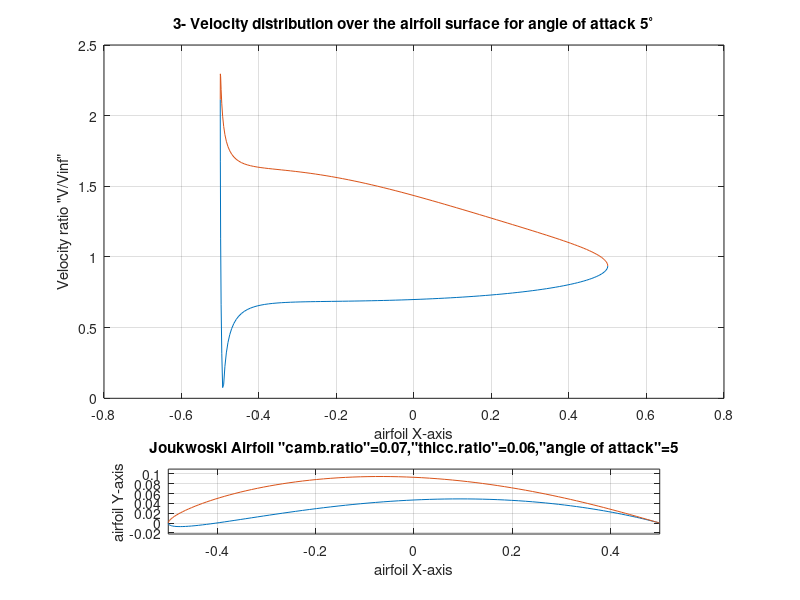

MATLAB code for this plot:
% Mohammed Khalid Gamal Ali / sec:2 / B.N:14 
% Solution of the flow past Joukowski airfoil
close all; clear all ; clc

%% Input data
V_inf = 100;                                    % Free stream velocity ( m/s)
Cord = 1;                                       % Chord length of the airfoil (m)
Max_Camber = 7 / 100;                           % max. camber to chord ratio
Max_Thiccness = 6 / 100;                        % max. thickness to chord ratio
A_O_A = 5;                                      % Angle of attack (deg)
Max_No_Of_Upper_points = 101;                   % Total number of points on the airfoil upper surface
Max_No_Of_Lower_points = 101;                   % Total number of points on the airfoil lower surface
%% Calculation of constants appearing in the equations
Sin_a = sind(A_O_A); 
Cos_a = cosd(A_O_A);
b = Cord / 4; e = Max_Thiccness / 1.3;          %Transformation Constant
Beta = 2 * Max_Camber; 
Cos_b = cos(Beta); 
Sin_b = sin(Beta);
a = b * (1 + e) / Cos_b; 
X_O = -b * e;
Y_O = a * Sin_b;
%% Calculation of the x & y coordinates and the velocity on the airfoil upper surface
for i=1:1:Max_No_Of_Upper_points
Theta = ( pi) * (i - 1) / (Max_No_Of_Upper_points - 1);
if (i == 1) ; Theta = .01 * pi / 180; end
Cos_theta = cos(Theta); 
Sin_theta = sin(Theta); 
X_1 = 2 * b * Cos_theta;
Y_1 = 2 * b * e * (1 - Cos_theta) * Sin_theta + 2 * b * Beta * Sin_theta^2;
X_Upper(i)=X_1; 
Y_Upper(i)=Y_1;
r = b * (1 + e * (1 - Cos_theta) + Beta * Sin_theta); 
X= r * Cos_theta; 
Y = r * Sin_theta;
X_dash = X - X_O; Y_dash = Y - Y_O; rd = sqrt(X_dash * X_dash + Y_dash * Y_dash);
cos_theta_dash = X_dash / rd; sin_theta_dash_A = Y_dash / rd;
cos_theta_dash_A = cos_theta_dash * Cos_a + sin_theta_dash_A * Sin_a; 
sin_theta_dash_A = sin_theta_dash_A * Cos_a - cos_theta_dash * Sin_a;
sinapb = Sin_a * Cos_b + Cos_a * Sin_b;
vrd = V_inf * (1 - (a * a / (rd * rd))) * cos_theta_dash_A;
vtd = -V_inf * ((1 + (a * a / (rd * rd))) * sin_theta_dash_A + 2 * (a / rd) * sinapb);
cos2t = Cos_theta * Cos_theta - Sin_theta * Sin_theta; sin2t = Sin_theta * Cos_theta + Cos_theta * Sin_theta;
TA = vrd * cos_theta_dash - vtd * sin_theta_dash_A; TB = -(vrd * sin_theta_dash_A + vtd * cos_theta_dash);
TC = 1 - ((b / r) ^ 2) * cos2t; TD = ((b / r) ^ 2) * sin2t;
V2 = (TA * TA + TB * TB) / (TC * TC + TD * TD); V = sqrt(V2); Va_Upper(i) =V/V_inf;
end
for i=1:1:Max_No_Of_Lower_points
Theta = pi + pi* (i - 1) / (Max_No_Of_Lower_points - 1);
if (i == Max_No_Of_Lower_points) Theta = 2 * pi - .01 * pi / 180; end
Cos_theta = cos(Theta); 
Sin_theta = sin(Theta); 
X_1 = 2 * b * Cos_theta;
Y_1 = 2 * b * e * (1 - Cos_theta) * Sin_theta + 2 * b * Beta * Sin_theta^2;
X_Lower(i)=X_1; 
Y_Lower(i)=Y_1;
r = b * (1 + e * (1 - Cos_theta) + Beta * Sin_theta); 
X= r * Cos_theta; 
Y = r * Sin_theta;
X_dash = X - X_O; Y_dash = Y - Y_O; rd = sqrt(X_dash * X_dash + Y_dash * Y_dash);
cos_theta_dash = X_dash / rd; sin_theta_dash_A = Y_dash / rd;
cos_theta_dash_A = cos_theta_dash * Cos_a + sin_theta_dash_A * Sin_a; 
sin_theta_dash_A = sin_theta_dash_A * Cos_a - cos_theta_dash * Sin_a;
sinapb = Sin_a * Cos_b + Cos_a * Sin_b;
vrd = V_inf * (1 - (a * a / (rd * rd))) * cos_theta_dash_A;
vtd = -V_inf * ((1 + (a * a / (rd * rd))) * sin_theta_dash_A + 2 * (a / rd) * sinapb);
cos2t = Cos_theta * Cos_theta - Sin_theta * Sin_theta; sin2t = Sin_theta * Cos_theta + Cos_theta * Sin_theta;
TA = vrd * cos_theta_dash - vtd * sin_theta_dash_A; TB = -(vrd * sin_theta_dash_A + vtd * cos_theta_dash);
TC = 1 - ((b / r) ^ 2) * cos2t; TD = ((b / r) ^ 2) * sin2t;
V2 = (TA * TA + TB * TB) / (TC * TC + TD * TD); V = sqrt(V2); Va_Lower(i) =V/V_inf;
end
figure
subplot(4,1,4);
plot (X_Lower,Y_Lower); hold on; grid on
plot (X_Upper,Y_Upper);
axis equal;
xlabel('airfoil X-axis')
ylabel('airfoil Y-axis')
title(['Joukwoski Airfoil "camb.ratio"=',num2str((Max_Camber)),',"thicc.ratio"=',num2str((Max_Thiccness)),',"angle of attack"=',num2str((A_O_A)),''])
subplot(4,1,1:3);
plot (X_Lower,Va_Lower); hold on; grid on
plot (X_Upper,Va_Upper);
xlabel('airfoil X-axis')
ylabel('Velocity ratio "V/Vinf"')
title(['3- Velocity distribution over the airfoil surface for angle of attack 5^{\circ}'])
